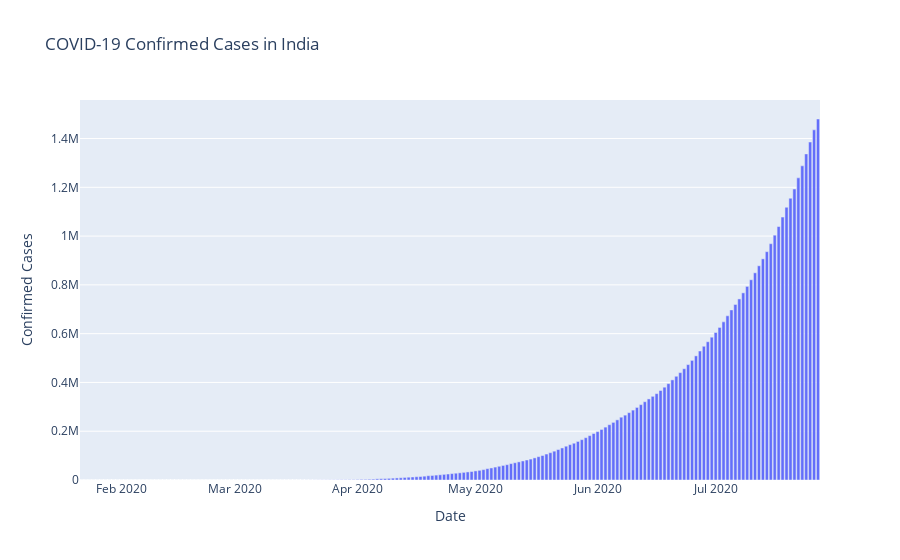

Notebook cell for this chart:
### Code cell
# Plot India's confirmed cases over time
fig = px.bar(india_data, x='Date', y='Confirmed', title='COVID-19 Confirmed Cases in India', labels={'Confirmed': 'Confirmed Cases'})
fig.show()

### Figure 1 — Plotly figure (JSON) as saved in the notebook; plotly's stock layout.template omitted (floating-point values rounded to 4 significant figures; data arrays with more than 128 entries replaced by an {"elided": "..."} marker saying what was removed)
{"data": [{"alignmentgroup": "True", "hovertemplate": "Date=%{x}<br>Confirmed Cases=%{y}<extra></extra>", "legendgroup": "", "marker": {"color": "#636efa", "pattern": {"shape": ""}}, "name": "", "offsetgroup": "", "orientation": "v", "showlegend": false, "textposition": "auto", "type": "bar", "x": {"elided": "188 str values"}, "xaxis": "x", "y": {"elided": "188 int values"}, "yaxis": "y"}], "layout": {"autosize": true, "barmode": "relative", "legend": {"tracegroupgap": 0}, "title": {"text": "COVID-19 Confirmed Cases in India"}, "xaxis": {"anchor": "y", "autorange": true, "domain": [0, 1], "range": ["2020-01-21 12:00", "2020-07-27 12:00"], "title": {"text": "Date"}, "type": "date"}, "yaxis": {"anchor": "x", "autorange": true, "domain": [0, 1], "range": [0, 1558000.0], "title": {"text": "Confirmed Cases"}, "type": "linear"}}}
